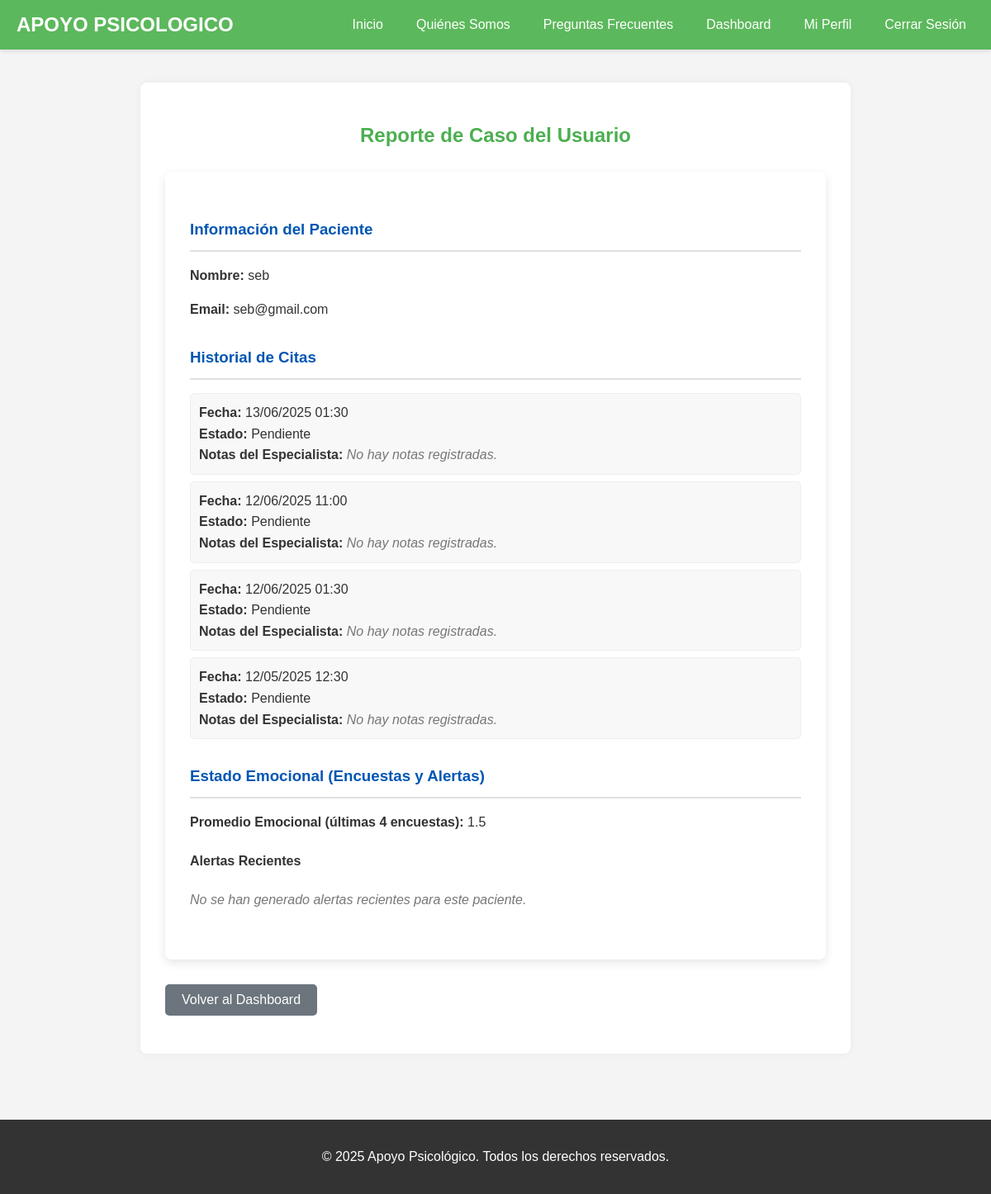
The app's page /apoyo_psicologico/reporte_caso_paciente.php?paciente_id=2 (signed in) with its own data.
### tables this page shows
CREATE TABLE `usuarios` (
  `id` int(11) NOT NULL,
  `nombre_usuario` varchar(50) NOT NULL,
  `email` varchar(100) NOT NULL,
  `contrasena` varchar(255) NOT NULL,
  `fecha_registro` timestamp NOT NULL DEFAULT current_timestamp(),
  `tipo_usuario` varchar(50) NOT NULL DEFAULT 'paciente',
  `especialidad` varchar(255) DEFAULT NULL
);

CREATE TABLE `citas` (
  `id` int(11) NOT NULL,
  `paciente_id` int(11) NOT NULL,
  `especialista_id` int(11) DEFAULT NULL,
  `fecha_cita` datetime NOT NULL,
  `diagnostico_id` int(11) DEFAULT NULL,
  `estado` enum('pendiente','confirmada','cancelada','completada') DEFAULT 'pendiente',
  `notas_paciente` text DEFAULT NULL,
  `notas_especialista` text DEFAULT NULL,
  `fecha_creacion` timestamp NOT NULL DEFAULT current_timestamp(),
  `enlace_videollamada` varchar(255) DEFAULT NULL,
  `duracion_sesion_segundos` int(11) DEFAULT NULL
);

### apoyo_psicologico/reporte_caso_paciente.php (the view, shortened to what this page needs)
<?php
include 'includes/header.php';
include 'includes/db_config.php';
$paciente_id = $_GET['paciente_id'] ?? null;
$reporte_generado = false;
if ($paciente_id) {
    try {
        $stmt_paciente = $pdo->prepare("SELECT id, nombre_usuario, email FROM usuarios WHERE id = ? AND tipo_usuario = 'paciente'");
        $stmt_paciente->execute([$paciente_id]);
        $paciente_info = $stmt_paciente->fetch(PDO::FETCH_ASSOC);
        if (!$paciente_info) {
            $mensaje = "<p style='color: red;'>Paciente no encontrado o no es un paciente válido.</p>";
        } else {
            $reporte_generado = true;
            $stmt_citas = $pdo->prepare("SELECT fecha_cita, estado, notas_especialista FROM citas WHERE paciente_id = ? ORDER BY fecha_cita DESC");
            $stmt_citas->execute([$paciente_id]);
            $historial_citas = $stmt_citas->fetchAll(PDO::FETCH_ASSOC);
            $stmt_encuestas_promedio = $pdo->prepare("
                SELECT AVG(puntuacion_emocional) AS promedio_emocional
                FROM (
                    SELECT puntuacion_emocional FROM respuestas_pacientes_encuesta
                    WHERE paciente_id = ? ORDER BY fecha_respuesta DESC LIMIT 4
                ) AS ultimas_encuestas;
            ");
            $stmt_encuestas_promedio->execute([$paciente_id]);
            $promedio_emocional = $stmt_encuestas_promedio->fetchColumn();
            $stmt_alertas = $pdo->prepare("SELECT fecha_alerta, nivel_urgencia, descripcion FROM alertas WHERE paciente_id = ? ORDER BY fecha_alerta DESC LIMIT 5");
            $stmt_alertas->execute([$paciente_id]);
            $alertas_paciente = $stmt_alertas->fetchAll(PDO::FETCH_ASSOC);
        }
    } catch (PDOException $e) {
        $mensaje = "<p style='color: red;'>Error al cargar el reporte: " . $e->getMessage() . "</p>";
        error_log("Error en reporte_caso_paciente.php: " . $e->getMessage());
    }
} else {
    $mensaje = "<p style='color: orange;'>Por favor, selecciona un paciente para generar el reporte.</p>";
}
?>
<section class="content-section">
    <h2>Reporte de Caso del Usuario</h2>
    <?php if ($reporte_generado): ?>
    <div class="report-card">
        <div class="report-section">
            <h3>Información del Paciente</h3>
            <p><strong>Nombre:</strong> <?php echo htmlspecialchars($paciente_info['nombre_usuario']); ?></p>
            <p><strong>Email:</strong> <?php echo htmlspecialchars($paciente_info['email']); ?></p>
            </div>
        <div class="report-section">
            <h3>Historial de Citas</h3>
            <?php if (!empty($historial_citas)): ?>
                <ul>
                    <?php foreach ($historial_citas as $cita): ?>
                        <li>
                            <strong>Fecha:</strong> <?php echo date('d/m/Y H:i', strtotime($cita['fecha_cita'])); ?><br>
                            <strong>Estado:</strong> <?php echo htmlspecialchars(ucfirst($cita['estado'])); ?><br>
                            <strong>Notas del Especialista:</strong> <?php echo empty($cita['notas_especialista']) ? '<span class="no-data">No hay notas registradas.</span>' : htmlspecialchars($cita['notas_especialista']); ?>
                        </li>
                    <?php endforeach; ?>
                </ul>
            <?php else: ?>
                <p class="no-data">No hay historial de citas para este paciente.</p>
            <?php endif; ?>
        </div>
        <div class="report-section">
            <h3>Estado Emocional (Encuestas y Alertas)</h3>
            <p><strong>Promedio Emocional (últimas 4 encuestas):</strong>
                <?php echo ($promedio_emocional !== null) ? round($promedio_emocional, 2) : '<span class="no-data">No hay datos suficientes de encuestas.</span>'; ?>
            </p>
            <h4>Alertas Recientes</h4>
            <?php if (!empty($alertas_paciente)): ?>
                <ul>
                    <?php foreach ($alertas_paciente as $alerta): ?>
                        <li class="alert-item <?php echo htmlspecialchars($alerta['nivel_urgencia']); ?>">
                            <strong>Fecha:</strong> <?php echo date('d/m/Y H:i', strtotime($alerta['fecha_alerta'])); ?><br>
                            <strong>Nivel de Urgencia:</strong> <?php echo htmlspecialchars(ucfirst($alerta['nivel_urgencia'])); ?><br>
                            <strong>Descripción:</strong> <?php echo htmlspecialchars($alerta['descripcion']); ?>
                        </li>
                    <?php endforeach; ?>
                </ul>
            <?php else: ?>
                <p class="no-data">No se han generado alertas recientes para este paciente.</p>
            <?php endif; ?>
        </div>
        </div>
    <?php endif; ?>
    <p style="margin-top: 30px;"><a href="dashboard_especialista.php" class="btn" style="background-color: #6c757d;">Volver al Dashboard</a></p>
</section>
<?php include 'includes/footer.php'; ?>

### apoyo_psicologico/css/style.css (style rules this page uses)
body { font-family: Arial, sans-serif; margin: 0; padding: 0; background-color: #f4f4f4; color: #333; }
section { background-color: white; margin: 20px auto; padding: 30px; border-radius: 8px; box-shadow: 0 0 10px rgba(0,0,0,0.05); max-width: 800px; }
.cuestionario-section h2, .resultados-cuestionario h2, .auth-form h2, .content-section h2 { text-align: center; color: #4CAF50; margin-bottom: 30px; }
.btn { display: inline-block; background-color: #5cb85c; color: white; padding: 10px 20px; border: none; border-radius: 5px; text-decoration: none; cursor: pointer; transition: background-color 0.3s ease; }

### apoyo_psicologico/reporte_caso_paciente.php (style rules this page uses)
.report-card { background-color: #fff; border-radius: 8px; box-shadow: 0 4px 12px rgba(0,0,0,0.1); padding: 30px; margin: 20px auto; max-width: 800px; line-height: 1.6; }
.report-card h3 { color: #0056b3; border-bottom: 2px solid #e0e0e0; padding-bottom: 10px; margin-top: 25px; margin-bottom: 15px; }
.report-card p { margin-bottom: 8px; }
.report-section { margin-bottom: 30px; }
.report-section ul { list-style: none; padding: 0; }
.report-section ul li { background-color: #f8f8f8; border: 1px solid #eee; padding: 10px; margin-bottom: 8px; border-radius: 5px; }
.no-data { color: #777; font-style: italic; }

### records on screen
usuarios: nombre_usuario "seb", email "seb@gmail.com"
citas: fecha_cita "13/06/2025 01:30", estado "Pendiente", shows "No hay notas registradas."
citas: fecha_cita "12/06/2025 11:00", estado "Pendiente", shows "No hay notas registradas."
citas: fecha_cita "12/06/2025 01:30", estado "Pendiente", shows "No hay notas registradas."
citas: fecha_cita "12/05/2025 12:30", estado "Pendiente", shows "No hay notas registradas."

### other values on screen
$promedio_emocional "1.5"
